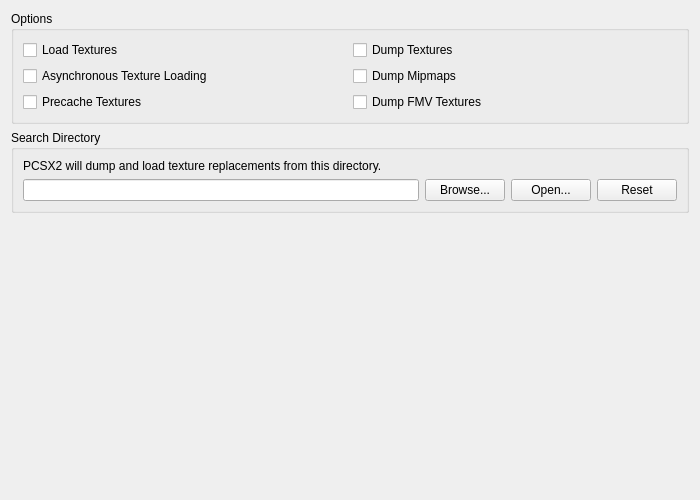
<?xml version="1.0" encoding="UTF-8"?>
<ui version="4.0">
 <class>GraphicsTextureReplacementSettingsTab</class>
 <widget class="QWidget" name="GraphicsTextureReplacementSettingsTab">
  <property name="geometry">
   <rect>
    <x>0</x>
    <y>0</y>
    <width>700</width>
    <height>500</height>
   </rect>
  </property>
  <property name="windowTitle">
   <string/>
  </property>
  <layout class="QVBoxLayout" name="verticalLayout">
   <item>
    <widget class="QGroupBox" name="textureOptions">
     <property name="title">
      <string>Options</string>
     </property>
     <layout class="QGridLayout" name="textureOptionLayout">
      <item row="3" column="0">
       <widget class="QCheckBox" name="precacheTextureReplacements">
        <property name="text">
         <string>Precache Textures</string>
        </property>
       </widget>
      </item>
      <item row="2" column="0">
       <widget class="QCheckBox" name="loadTextureReplacementsAsync">
        <property name="text">
         <string>Asynchronous Texture Loading</string>
        </property>
       </widget>
      </item>
      <item row="1" column="0">
       <widget class="QCheckBox" name="loadTextureReplacements">
        <property name="text">
         <string>Load Textures</string>
        </property>
       </widget>
      </item>
      <item row="1" column="1">
       <widget class="QCheckBox" name="dumpReplaceableTextures">
        <property name="text">
         <string>Dump Textures</string>
        </property>
       </widget>
      </item>
      <item row="2" column="1">
       <widget class="QCheckBox" name="dumpReplaceableMipmaps">
        <property name="text">
         <string>Dump Mipmaps</string>
        </property>
       </widget>
      </item>
      <item row="3" column="1">
       <widget class="QCheckBox" name="dumpTexturesWithFMVActive">
        <property name="text">
         <string>Dump FMV Textures</string>
        </property>
       </widget>
      </item>
     </layout>
    </widget>
   </item>
   <item>
    <widget class="QGroupBox" name="texturesDirectoryBox">
     <property name="title">
      <string>Search Directory</string>
     </property>
     <layout class="QGridLayout" name="textureDirectoryLayout">
      <item row="1" column="0">
       <widget class="QLineEdit" name="texturesDirectory"/>
      </item>
      <item row="1" column="1">
       <widget class="QPushButton" name="texturesBrowse">
        <property name="text">
         <string>Browse...</string>
        </property>
       </widget>
      </item>
      <item row="1" column="2">
       <widget class="QPushButton" name="texturesOpen">
        <property name="text">
         <string>Open...</string>
        </property>
       </widget>
      </item>
      <item row="1" column="3">
       <widget class="QPushButton" name="texturesReset">
        <property name="text">
         <string>Reset</string>
        </property>
       </widget>
      </item>
      <item row="0" column="0" colspan="4">
       <widget class="QLabel" name="textureDescriptionText">
        <property name="text">
         <string>PCSX2 will dump and load texture replacements from this directory.</string>
        </property>
       </widget>
      </item>
     </layout>
    </widget>
   </item>
   <item>
    <spacer name="verticalSpacer">
     <property name="orientation">
      <enum>Qt::Vertical</enum>
     </property>
     <property name="sizeHint" stdset="0">
      <size>
       <width>20</width>
       <height>0</height>
      </size>
     </property>
    </spacer>
   </item>
  </layout>
 </widget>
 <resources/>
 <connections/>
</ui>
